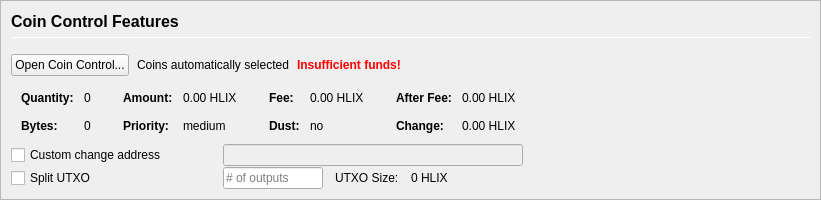
         <widget class="QFrame" name="frameCoinControl">
          <property name="sizePolicy">
           <sizepolicy hsizetype="Expanding" vsizetype="Expanding">
            <horstretch>0</horstretch>
            <verstretch>0</verstretch>
           </sizepolicy>
          </property>
          <property name="maximumSize">
           <size>
            <width>16777215</width>
            <height>16777215</height>
           </size>
          </property>
          <property name="frameShape">
           <enum>QFrame::StyledPanel</enum>
          </property>
          <property name="frameShadow">
           <enum>QFrame::Sunken</enum>
          </property>
          <layout class="QVBoxLayout" name="verticalLayoutCoinControl2">
           <property name="spacing">
            <number>0</number>
           </property>
           <property name="leftMargin">
            <number>0</number>
           </property>
           <property name="topMargin">
            <number>0</number>
           </property>
           <property name="rightMargin">
            <number>0</number>
           </property>
           <property name="bottomMargin">
            <number>0</number>
           </property>
           <item>
            <widget class="QFrame" name="frameCoinControl_BG">
             <layout class="QVBoxLayout" name="verticalLayoutCoinControl" stretch="0,0,0,0,0,0">
              <property name="spacing">
               <number>1</number>
              </property>
              <property name="leftMargin">
               <number>10</number>
              </property>
              <property name="topMargin">
               <number>10</number>
              </property>
              <item>
               <layout class="QHBoxLayout" name="horizontalLayoutCoinControl1">
                <property name="bottomMargin">
                 <number>15</number>
                </property>
                <item>
                 <layout class="QVBoxLayout" name="verticalLayout_3">
                  <property name="spacing">
                   <number>6</number>
                  </property>
                  <item>
                   <widget class="QLabel" name="labelCoinControlFeatures">
                    <property name="sizePolicy">
                     <sizepolicy hsizetype="Preferred" vsizetype="Maximum">
                      <horstretch>0</horstretch>
                      <verstretch>0</verstretch>
                     </sizepolicy>
                    </property>
                    <property name="minimumSize">
                     <size>
                      <width>0</width>
                      <height>20</height>
                     </size>
                    </property>
                    <property name="font">
                     <font>
                      <pointsize>12</pointsize>
                      <weight>75</weight>
                      <bold>true</bold>
                     </font>
                    </property>
                    <property name="styleSheet">
                     <string notr="true">font-weight:bold;</string>
                    </property>
                    <property name="text">
                     <string>Coin Control Features</string>
                    </property>
                   </widget>
                  </item>
                  <item>
                   <widget class="Line" name="line">
                    <property name="minimumSize">
                     <size>
                      <width>0</width>
                      <height>1</height>
                     </size>
                    </property>
                    <property name="maximumSize">
                     <size>
                      <width>16777215</width>
                      <height>1</height>
                     </size>
                    </property>
                    <property name="orientation">
                     <enum>Qt::Horizontal</enum>
                    </property>
                   </widget>
                  </item>
                 </layout>
                </item>
               </layout>
              </item>
              <item>
               <layout class="QHBoxLayout" name="horizontalLayoutCoinControl2" stretch="0,0,0,0">
                <property name="spacing">
                 <number>8</number>
                </property>
                <property name="bottomMargin">
                 <number>10</number>
                </property>
                <item>
                 <widget class="QPushButton" name="pushButtonCoinControl">
                  <property name="styleSheet">
                   <string notr="true"/>
                  </property>
                  <property name="text">
                   <string>Open Coin Control...</string>
                  </property>
                  <property name="autoDefault">
                   <bool>false</bool>
                  </property>
                 </widget>
                </item>
                <item>
                 <widget class="QLabel" name="labelCoinControlAutomaticallySelected">
                  <property name="text">
                   <string>Coins automatically selected</string>
                  </property>
                  <property name="margin">
                   <number>5</number>
                  </property>
                 </widget>
                </item>
                <item>
                 <widget class="QLabel" name="labelCoinControlInsuffFunds">
                  <property name="font">
                   <font>
                    <weight>75</weight>
                    <bold>true</bold>
                   </font>
                  </property>
                  <property name="styleSheet">
                   <string notr="true">color:red;font-weight:bold;</string>
                  </property>
                  <property name="text">
                   <string>Insufficient funds!</string>
                  </property>
                  <property name="margin">
                   <number>5</number>
                  </property>
                 </widget>
                </item>
                <item>
                 <spacer name="horizontalSpacerCoinControl">
                  <property name="orientation">
                   <enum>Qt::Horizontal</enum>
                  </property>
                  <property name="sizeHint" stdset="0">
                   <size>
                    <width>40</width>
                    <height>1</height>
                   </size>
                  </property>
                 </spacer>
                </item>
               </layout>
              </item>
              <item>
               <widget class="QWidget" name="widgetCoinControl" native="true">
                <property name="sizePolicy">
                 <sizepolicy hsizetype="Preferred" vsizetype="Preferred">
                  <horstretch>0</horstretch>
                  <verstretch>0</verstretch>
                 </sizepolicy>
                </property>
                <property name="minimumSize">
                 <size>
                  <width>0</width>
                  <height>0</height>
                 </size>
                </property>
                <property name="styleSheet">
                 <string notr="true"/>
                </property>
                <layout class="QHBoxLayout" name="horizontalLayoutCoinControl5">
                 <property name="leftMargin">
                  <number>0</number>
                 </property>
                 <property name="topMargin">
                  <number>0</number>
                 </property>
                 <property name="rightMargin">
                  <number>0</number>
                 </property>
                 <property name="bottomMargin">
                  <number>0</number>
                 </property>
                 <item>
                  <layout class="QHBoxLayout" name="horizontalLayoutCoinControl3" stretch="0,0,0,1">
                   <property name="spacing">
                    <number>20</number>
                   </property>
                   <property name="topMargin">
                    <number>0</number>
                   </property>
                   <property name="bottomMargin">
                    <number>10</number>
                   </property>
                   <item>
                    <layout class="QFormLayout" name="formLayoutCoinControl1">
                     <property name="horizontalSpacing">
                      <number>10</number>
                     </property>
                     <property name="verticalSpacing">
                      <number>14</number>
                     </property>
                     <property name="leftMargin">
                      <number>10</number>
                     </property>
                     <property name="topMargin">
                      <number>4</number>
                     </property>
                     <property name="rightMargin">
                      <number>6</number>
                     </property>
                     <item row="0" column="0">
                      <widget class="QLabel" name="labelCoinControlQuantityText">
                       <property name="font">
                        <font>
                         <weight>75</weight>
                         <bold>true</bold>
                        </font>
                       </property>
                       <property name="text">
                        <string>Quantity:</string>
                       </property>
                       <property name="margin">
                        <number>0</number>
                       </property>
                      </widget>
                     </item>
                     <item row="0" column="1">
                      <widget class="QLabel" name="labelCoinControlQuantity">
                       <property name="cursor">
                        <cursorShape>IBeamCursor</cursorShape>
                       </property>
                       <property name="contextMenuPolicy">
                        <enum>Qt::ActionsContextMenu</enum>
                       </property>
                       <property name="text">
                        <string notr="true">0</string>
                       </property>
                       <property name="margin">
                        <number>0</number>
                       </property>
                       <property name="textInteractionFlags">
                        <set>Qt::LinksAccessibleByMouse|Qt::TextSelectableByKeyboard|Qt::TextSelectableByMouse</set>
                       </property>
                      </widget>
                     </item>
                     <item row="1" column="0">
                      <widget class="QLabel" name="labelCoinControlBytesText">
                       <property name="font">
                        <font>
                         <weight>75</weight>
                         <bold>true</bold>
                        </font>
                       </property>
                       <property name="text">
                        <string>Bytes:</string>
                       </property>
                      </widget>
                     </item>
                     <item row="1" column="1">
                      <widget class="QLabel" name="labelCoinControlBytes">
                       <property name="cursor">
                        <cursorShape>IBeamCursor</cursorShape>
                       </property>
                       <property name="contextMenuPolicy">
                        <enum>Qt::ActionsContextMenu</enum>
                       </property>
                       <property name="text">
                        <string notr="true">0</string>
                       </property>
                       <property name="textInteractionFlags">
                        <set>Qt::LinksAccessibleByMouse|Qt::TextSelectableByKeyboard|Qt::TextSelectableByMouse</set>
                       </property>
                      </widget>
                     </item>
                    </layout>
                   </item>
                   <item>
                    <layout class="QFormLayout" name="formLayoutCoinControl2">
                     <property name="horizontalSpacing">
                      <number>10</number>
                     </property>
                     <property name="verticalSpacing">
                      <number>14</number>
                     </property>
                     <property name="leftMargin">
                      <number>6</number>
                     </property>
                     <property name="topMargin">
                      <number>4</number>
                     </property>
                     <property name="rightMargin">
                      <number>6</number>
                     </property>
                     <item row="0" column="0">
                      <widget class="QLabel" name="labelCoinControlAmountText">
                       <property name="font">
                        <font>
                         <weight>75</weight>
                         <bold>true</bold>
                        </font>
                       </property>
                       <property name="text">
                        <string>Amount:</string>
                       </property>
                       <property name="margin">
                        <number>0</number>
                       </property>
                      </widget>
                     </item>
                     <item row="0" column="1">
                      <widget class="QLabel" name="labelCoinControlAmount">
                       <property name="cursor">
                        <cursorShape>IBeamCursor</cursorShape>
                       </property>
                       <property name="contextMenuPolicy">
                        <enum>Qt::ActionsContextMenu</enum>
                       </property>
                       <property name="text">
                        <string notr="true">0.00 HLIX</string>
                       </property>
                       <property name="textInteractionFlags">
                        <set>Qt::LinksAccessibleByMouse|Qt::TextSelectableByKeyboard|Qt::TextSelectableByMouse</set>
                       </property>
                      </widget>
                     </item>
                     <item row="1" column="0">
                      <widget class="QLabel" name="labelCoinControlPriorityText">
                       <property name="font">
                        <font>
                         <weight>75</weight>
                         <bold>true</bold>
                        </font>
                       </property>
                       <property name="text">
                        <string>Priority:</string>
                       </property>
                      </widget>
                     </item>
                     <item row="1" column="1">
                      <widget class="QLabel" name="labelCoinControlPriority">
                       <property name="cursor">
                        <cursorShape>IBeamCursor</cursorShape>
                       </property>
                       <property name="contextMenuPolicy">
                        <enum>Qt::ActionsContextMenu</enum>
                       </property>
                       <property name="text">
                        <string>medium</string>
                       </property>
                       <property name="textInteractionFlags">
                        <set>Qt::LinksAccessibleByMouse|Qt::TextSelectableByKeyboard|Qt::TextSelectableByMouse</set>
                       </property>
                      </widget>
                     </item>
                    </layout>
                   </item>
                   <item>
                    <layout class="QFormLayout" name="formLayoutCoinControl3">
                     <property name="horizontalSpacing">
                      <number>10</number>
                     </property>
                     <property name="verticalSpacing">
                      <number>14</number>
                     </property>
                     <property name="leftMargin">
                      <number>6</number>
                     </property>
                     <property name="topMargin">
                      <number>4</number>
                     </property>
                     <property name="rightMargin">
                      <number>6</number>
                     </property>
                     <item row="0" column="0">
                      <widget class="QLabel" name="labelCoinControlFeeText">
                       <property name="font">
                        <font>
                         <weight>75</weight>
                         <bold>true</bold>
                        </font>
                       </property>
                       <property name="text">
                        <string>Fee:</string>
                       </property>
                       <property name="margin">
                        <number>0</number>
                       </property>
                      </widget>
                     </item>
                     <item row="0" column="1">
                      <widget class="QLabel" name="labelCoinControlFee">
                       <property name="cursor">
                        <cursorShape>IBeamCursor</cursorShape>
                       </property>
                       <property name="contextMenuPolicy">
                        <enum>Qt::ActionsContextMenu</enum>
                       </property>
                       <property name="text">
                        <string notr="true">0.00 HLIX</string>
                       </property>
                       <property name="textInteractionFlags">
                        <set>Qt::LinksAccessibleByMouse|Qt::TextSelectableByKeyboard|Qt::TextSelectableByMouse</set>
                       </property>
                      </widget>
                     </item>
                     <item row="1" column="0">
                      <widget class="QLabel" name="labelCoinControlLowOutputText">
                       <property name="font">
                        <font>
                         <weight>75</weight>
                         <bold>true</bold>
                        </font>
                       </property>
                       <property name="text">
                        <string>Dust:</string>
                       </property>
                      </widget>
                     </item>
                     <item row="1" column="1">
                      <widget class="QLabel" name="labelCoinControlLowOutput">
                       <property name="cursor">
                        <cursorShape>IBeamCursor</cursorShape>
                       </property>
                       <property name="contextMenuPolicy">
                        <enum>Qt::ActionsContextMenu</enum>
                       </property>
                       <property name="text">
                        <string>no</string>
                       </property>
                       <property name="textInteractionFlags">
                        <set>Qt::LinksAccessibleByMouse|Qt::TextSelectableByKeyboard|Qt::TextSelectableByMouse</set>
                       </property>
                      </widget>
                     </item>
                    </layout>
                   </item>
                   <item>
                    <layout class="QFormLayout" name="formLayoutCoinControl4">
                     <property name="horizontalSpacing">
                      <number>10</number>
                     </property>
                     <property name="verticalSpacing">
                      <number>14</number>
                     </property>
                     <property name="leftMargin">
                      <number>6</number>
                     </property>
                     <property name="topMargin">
                      <number>4</number>
                     </property>
                     <property name="rightMargin">
                      <number>6</number>
                     </property>
                     <item row="0" column="0">
                      <widget class="QLabel" name="labelCoinControlAfterFeeText">
                       <property name="font">
                        <font>
                         <weight>75</weight>
                         <bold>true</bold>
                        </font>
                       </property>
                       <property name="text">
                        <string>After Fee:</string>
                       </property>
                       <property name="margin">
                        <number>0</number>
                       </property>
                      </widget>
                     </item>
                     <item row="0" column="1">
                      <widget class="QLabel" name="labelCoinControlAfterFee">
                       <property name="cursor">
                        <cursorShape>IBeamCursor</cursorShape>
                       </property>
                       <property name="contextMenuPolicy">
                        <enum>Qt::ActionsContextMenu</enum>
                       </property>
                       <property name="text">
                        <string notr="true">0.00 HLIX</string>
                       </property>
                       <property name="textInteractionFlags">
                        <set>Qt::LinksAccessibleByMouse|Qt::TextSelectableByKeyboard|Qt::TextSelectableByMouse</set>
                       </property>
                      </widget>
                     </item>
                     <item row="1" column="0">
                      <widget class="QLabel" name="labelCoinControlChangeText">
                       <property name="font">
                        <font>
                         <weight>75</weight>
                         <bold>true</bold>
                        </font>
                       </property>
                       <property name="text">
                        <string>Change:</string>
                       </property>
                      </widget>
                     </item>
                     <item row="1" column="1">
                      <widget class="QLabel" name="labelCoinControlChange">
                       <property name="cursor">
                        <cursorShape>IBeamCursor</cursorShape>
                       </property>
                       <property name="contextMenuPolicy">
                        <enum>Qt::ActionsContextMenu</enum>
                       </property>
                       <property name="text">
                        <string notr="true">0.00 HLIX</string>
                       </property>
                       <property name="textInteractionFlags">
                        <set>Qt::LinksAccessibleByMouse|Qt::TextSelectableByKeyboard|Qt::TextSelectableByMouse</set>
                       </property>
                      </widget>
                     </item>
                    </layout>
                   </item>
                  </layout>
                 </item>
                </layout>
               </widget>
              </item>
              <item>
               <layout class="QHBoxLayout" name="horizontalLayoutCoinControl4">
                <property name="spacing">
                 <number>12</number>
                </property>
                <property name="sizeConstraint">
                 <enum>QLayout::SetDefaultConstraint</enum>
                </property>
                <property name="topMargin">
                 <number>0</number>
                </property>
                <property name="rightMargin">
                 <number>0</number>
                </property>
                <item>
                 <widget class="QCheckBox" name="checkBoxCoinControlChange">
                  <property name="sizePolicy">
                   <sizepolicy hsizetype="Preferred" vsizetype="Preferred">
                    <horstretch>0</horstretch>
                    <verstretch>0</verstretch>
                   </sizepolicy>
                  </property>
                  <property name="minimumSize">
                   <size>
                    <width>200</width>
                    <height>0</height>
                   </size>
                  </property>
                  <property name="maximumSize">
                   <size>
                    <width>200</width>
                    <height>16777215</height>
                   </size>
                  </property>
                  <property name="toolTip">
                   <string>If this is activated, but the change address is empty or invalid, change will be sent to a newly generated address.</string>
                  </property>
                  <property name="text">
                   <string>Custom change address</string>
                  </property>
                 </widget>
                </item>
                <item>
                 <widget class="QValidatedLineEdit" name="lineEditCoinControlChange">
                  <property name="enabled">
                   <bool>false</bool>
                  </property>
                  <property name="sizePolicy">
                   <sizepolicy hsizetype="Preferred" vsizetype="Preferred">
                    <horstretch>0</horstretch>
                    <verstretch>0</verstretch>
                   </sizepolicy>
                  </property>
                  <property name="minimumSize">
                   <size>
                    <width>300</width>
                    <height>0</height>
                   </size>
                  </property>
                 </widget>
                </item>
                <item>
                 <widget class="QLabel" name="labelCoinControlChangeLabel">
                  <property name="sizePolicy">
                   <sizepolicy hsizetype="Preferred" vsizetype="Preferred">
                    <horstretch>0</horstretch>
                    <verstretch>0</verstretch>
                   </sizepolicy>
                  </property>
                  <property name="minimumSize">
                   <size>
                    <width>100</width>
                    <height>0</height>
                   </size>
                  </property>
                  <property name="text">
                   <string/>
                  </property>
                  <property name="margin">
                   <number>3</number>
                  </property>
                 </widget>
                </item>
               </layout>
              </item>
              <item>
               <layout class="QHBoxLayout" name="horizontalLayoutCoinControl6">
                <property name="spacing">
                 <number>12</number>
                </property>
                <property name="rightMargin">
                 <number>0</number>
                </property>
                <item>
                 <widget class="QCheckBox" name="splitBlockCheckBox">
                  <property name="sizePolicy">
                   <sizepolicy hsizetype="Preferred" vsizetype="Preferred">
                    <horstretch>0</horstretch>
                    <verstretch>0</verstretch>
                   </sizepolicy>
                  </property>
                  <property name="minimumSize">
                   <size>
                    <width>200</width>
                    <height>0</height>
                   </size>
                  </property>
                  <property name="maximumSize">
                   <size>
                    <width>200</width>
                    <height>16777215</height>
                   </size>
                  </property>
                  <property name="text">
                   <string>Split UTXO</string>
                  </property>
                 </widget>
                </item>
                <item>
                 <widget class="QLineEdit" name="splitBlockLineEdit">
                  <property name="sizePolicy">
                   <sizepolicy hsizetype="Preferred" vsizetype="Preferred">
                    <horstretch>50</horstretch>
                    <verstretch>0</verstretch>
                   </sizepolicy>
                  </property>
                  <property name="minimumSize">
                   <size>
                    <width>100</width>
                    <height>0</height>
                   </size>
                  </property>
                  <property name="maximumSize">
                   <size>
                    <width>100</width>
                    <height>16777215</height>
                   </size>
                  </property>
                  <property name="placeholderText">
                   <string># of outputs</string>
                  </property>
                 </widget>
                </item>
                <item>
                 <widget class="QLabel" name="labelBlockSizeText">
                  <property name="text">
                   <string>UTXO Size:</string>
                  </property>
                 </widget>
                </item>
                <item>
                 <widget class="QLabel" name="labelBlockSize">
                  <property name="text">
                   <string>0 HLIX</string>
                  </property>
                 </widget>
                </item>
                <item>
                 <spacer name="horizontalSpacer_7">
                  <property name="orientation">
                   <enum>Qt::Horizontal</enum>
                  </property>
                  <property name="sizeHint" stdset="0">
                   <size>
                    <width>40</width>
                    <height>20</height>
                   </size>
                  </property>
                 </spacer>
                </item>
               </layout>
              </item>
              <item>
               <spacer name="verticalSpacerCoinControl">
                <property name="orientation">
                 <enum>Qt::Vertical</enum>
                </property>
                <property name="sizeHint" stdset="0">
                 <size>
                  <width>800</width>
                  <height>1</height>
                 </size>
                </property>
               </spacer>
              </item>
             </layout>
            </widget>
           </item>
          </layout>
         </widget>
